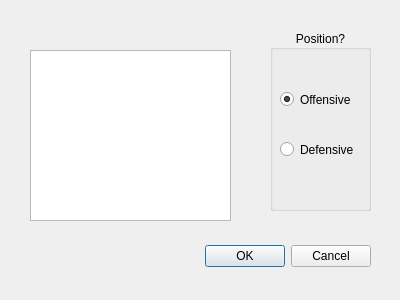
<?xml version="1.0" encoding="UTF-8"?>
<ui version="4.0">
 <class>CreateDialog</class>
 <widget class="QDialog" name="CreateDialog">
  <property name="geometry">
   <rect>
    <x>0</x>
    <y>0</y>
    <width>400</width>
    <height>300</height>
   </rect>
  </property>
  <property name="windowTitle">
   <string>Dialog</string>
  </property>
  <widget class="QDialogButtonBox" name="buttonBox">
   <property name="geometry">
    <rect>
     <x>190</x>
     <y>240</y>
     <width>181</width>
     <height>32</height>
    </rect>
   </property>
   <property name="orientation">
    <enum>Qt::Horizontal</enum>
   </property>
   <property name="standardButtons">
    <set>QDialogButtonBox::Cancel|QDialogButtonBox::Ok</set>
   </property>
  </widget>
  <widget class="QGroupBox" name="groupBox">
   <property name="geometry">
    <rect>
     <x>270</x>
     <y>30</y>
     <width>101</width>
     <height>181</height>
    </rect>
   </property>
   <property name="title">
    <string>Position?</string>
   </property>
   <property name="alignment">
    <set>Qt::AlignCenter</set>
   </property>
   <widget class="QRadioButton" name="radioButton">
    <property name="geometry">
     <rect>
      <x>10</x>
      <y>60</y>
      <width>84</width>
      <height>19</height>
     </rect>
    </property>
    <property name="text">
     <string>Offensive</string>
    </property>
    <property name="checked">
     <bool>true</bool>
    </property>
   </widget>
   <widget class="QRadioButton" name="radioButton_2">
    <property name="geometry">
     <rect>
      <x>10</x>
      <y>110</y>
      <width>84</width>
      <height>19</height>
     </rect>
    </property>
    <property name="text">
     <string>Defensive</string>
    </property>
   </widget>
  </widget>
  <widget class="QListWidget" name="listWidget">
   <property name="geometry">
    <rect>
     <x>30</x>
     <y>50</y>
     <width>201</width>
     <height>171</height>
    </rect>
   </property>
  </widget>
 </widget>
 <resources/>
 <connections>
  <connection>
   <sender>buttonBox</sender>
   <signal>accepted()</signal>
   <receiver>CreateDialog</receiver>
   <slot>accept()</slot>
   <hints>
    <hint type="sourcelabel">
     <x>248</x>
     <y>254</y>
    </hint>
    <hint type="destinationlabel">
     <x>157</x>
     <y>274</y>
    </hint>
   </hints>
  </connection>
  <connection>
   <sender>buttonBox</sender>
   <signal>rejected()</signal>
   <receiver>CreateDialog</receiver>
   <slot>reject()</slot>
   <hints>
    <hint type="sourcelabel">
     <x>316</x>
     <y>260</y>
    </hint>
    <hint type="destinationlabel">
     <x>286</x>
     <y>274</y>
    </hint>
   </hints>
  </connection>
 </connections>
</ui>
